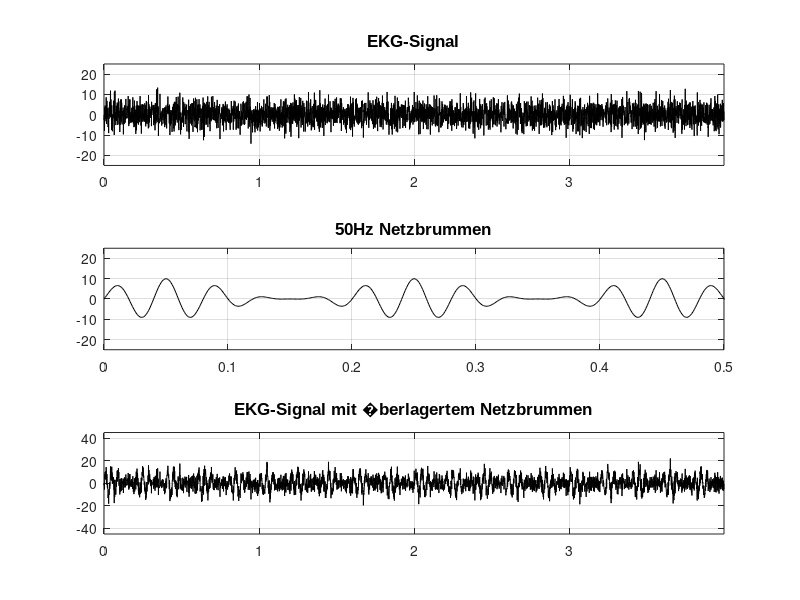
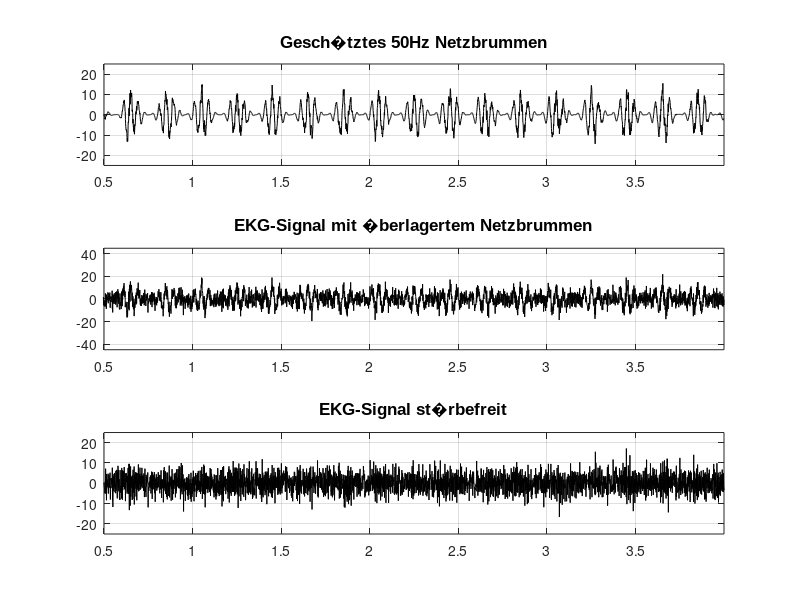
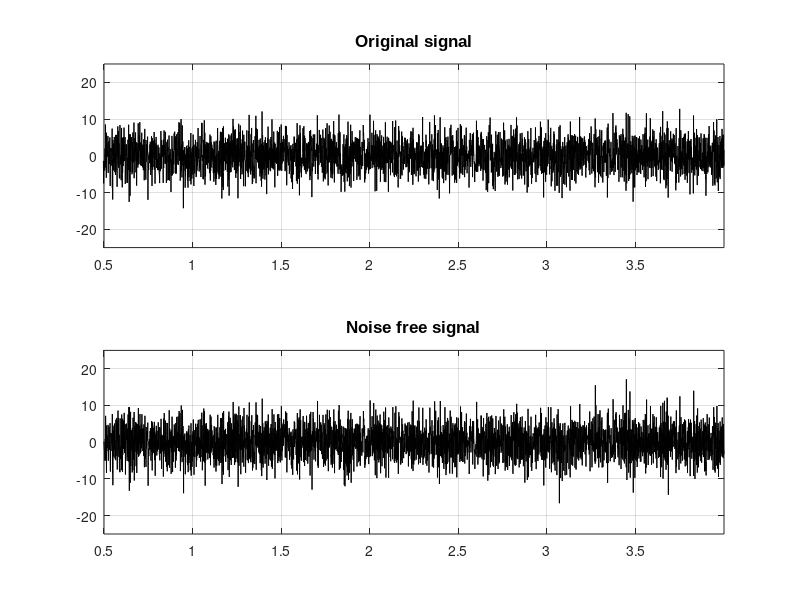
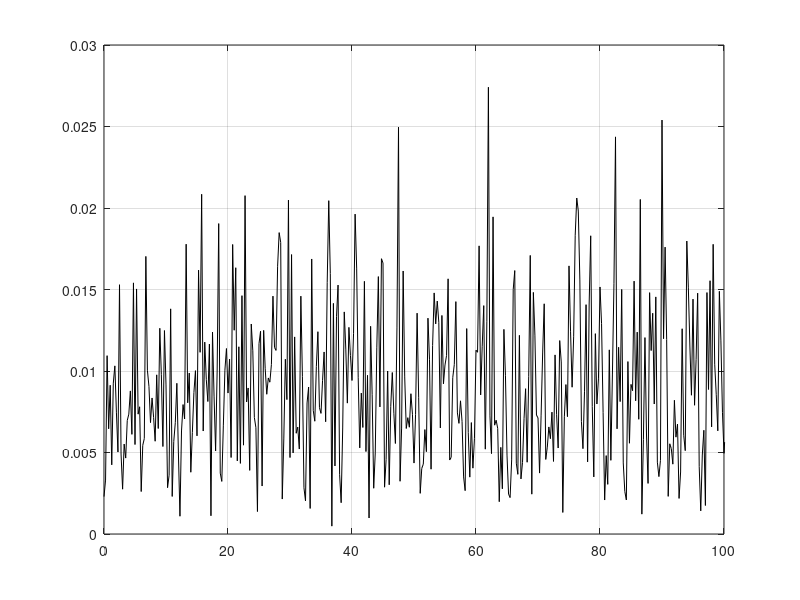

The MATLAB script that drew these images, in order:
clear all;
pkg load signal

% Sampling rate
Fs = 1000;

T = 1/Fs;
M = 4000;
t = (0:M-1)*T;

%s = 20*sin((6.28*50*t));
%s = zeros(1,M);
s = 4*randn(1,M);
x = (5*sin((6.28*5*t))+5).*sin((6.28*25*t));
%x_d = (2*sin((6.28*5*t))+8).*sin((6.28*25*t)+3.14);
%x = 4*randn(1,M);     % innovation
d = s+x;
% prediction order (FIR filter order + 1)
p = 20
b = zeros(p,1);
% FIR filter order
N  = length(b)-1;
Lx = length(x);
x_init = x(1:500);
Lx_init = length(x_init);
Rx = xcorr(x_init,'unbiased');
disp(Rx(Lx_init));

%alpha = 0.000003;
%alpha = 1/(Rx(Lx_init)*(p+1)*10);
%disp(alpha);

y = zeros(1,Lx);
e = zeros(1,Lx+1);
xx = [zeros(p,1)' x];
rx0 = Rx(Lx_init);

for k = 1:Lx
    if k > Lx_init
      %rx1 = rx0 + ((1/Lx_init)*((xx(k)*xx(k))-(xx(k-Lx_init)*xx(k-Lx_init))));
      %rx1 = rx0 + ((1/Lx_init)*((xx(k)*xx(k))-rx0));
      Rx = xcorr(x(k-Lx_init+1:k),'unbiased');
      rx1 = Rx(Lx_init);
      mu = 1/(rx1*(p+1)*10);
      xn  = xx(k:1:k+N)';
      b = b + 2*mu*e(k)*xn;
      y(k) = xx(k+1:1:k+1+N)*b;
      e(1+k) = d(k) - y(k);
      rx0 = rx1;
    endif
end

e = e(1:Lx);

f = [0:floor((M-1)/2)] / (M*(1/1000));
Y = fft(hamming(M)'.*s');
Y = Y/M;
Y = [Y(1) 2*Y(2:floor((M-1)/2)+1)];

figure(1)
clf
subplot(3,1,1)
plot(t,s,'k')
ylim([-25 25])
xlim([0 (M-1)*T])
title('EKG-Signal','FontName','Arial','FontSize',12)
grid on
subplot(3,1,2)
plot(t,x,'k')
ylim([-25 25])
xlim([0 0.5])
title('50Hz Netzbrummen','FontName','Arial','FontSize',12)
grid on
subplot(3,1,3)
plot(t,d,'k')
ylim([-45 45])
xlim([0 (M-1)*T])
title('EKG-Signal mit �berlagertem Netzbrummen','FontName','Arial','FontSize',12)
grid on

figure(2)
clf
subplot(3,1,1)
plot(t,y,'k')
ylim([-25 25])
xlim([Lx_init*T (M-1)*T])
title('Gesch�tztes 50Hz Netzbrummen','FontName','Arial','FontSize',12)
grid on
subplot(3,1,2)
plot(t,d,'k')
ylim([-45 45])
xlim([Lx_init*T (M-1)*T])
title('EKG-Signal mit �berlagertem Netzbrummen','FontName','Arial','FontSize',12)
grid on
subplot(3,1,3)
plot(t,e,'k')
ylim([-25 25])
xlim([Lx_init*T (M-1)*T])
title('EKG-Signal st�rbefreit','FontName','Arial', 'FontSize',12)
grid on

figure(3)
clf
subplot(2,1,1)
plot(t,s,'k')
ylim([-25 25])
xlim([Lx_init*T (M-1)*T])
title('Original signal','FontName','Arial','FontSize',12)
grid on
subplot(2,1,2)
plot(t,e,'k')
ylim([-25 25])
xlim([Lx_init*T (M-1)*T])
title('Noise free signal','FontName','Arial', 'FontSize',12)
grid on

figure(4)
clf
plot(f,abs(Y),'k')
xlim([0 100])
grid on

